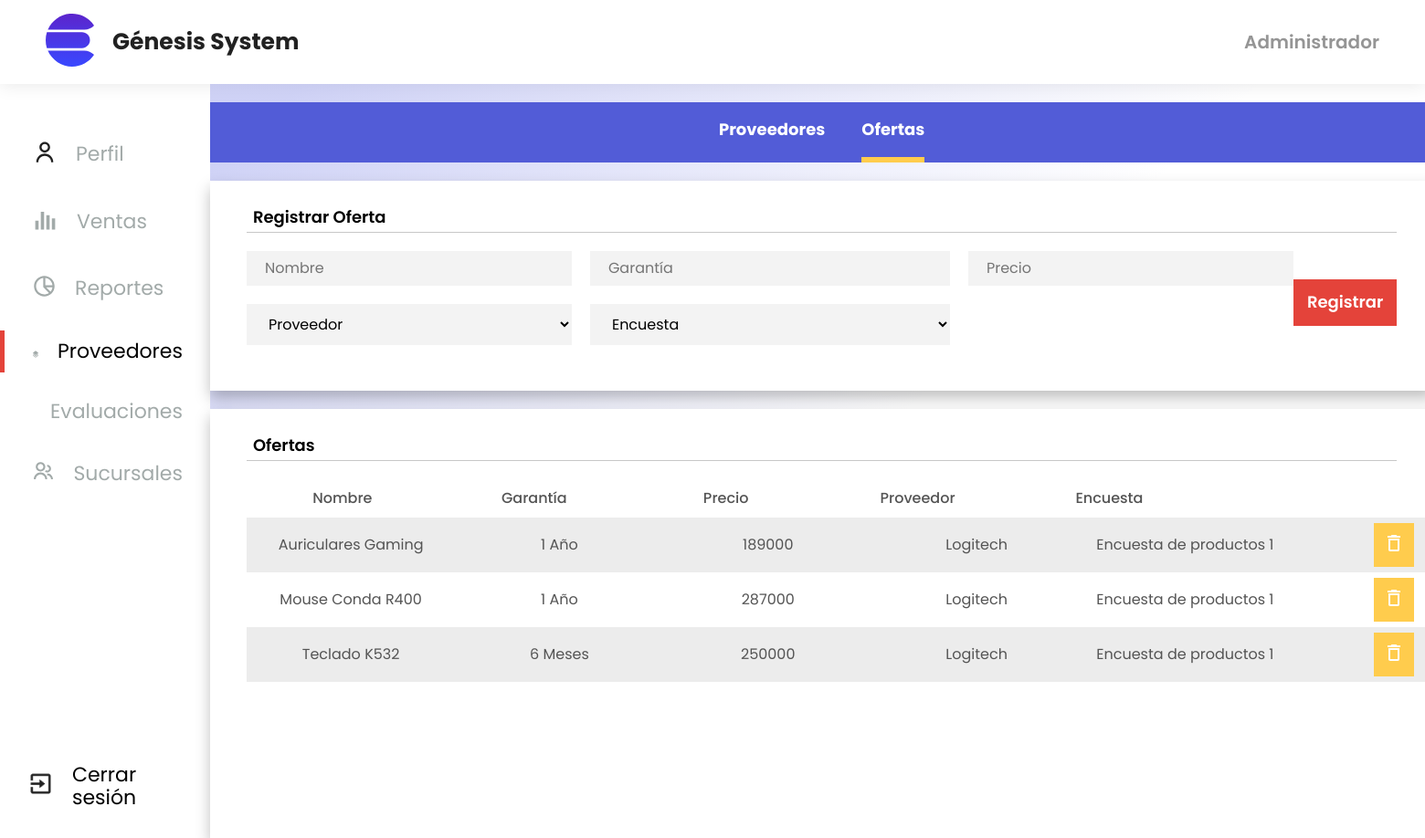
Page /registrarOferta (signed in) on the committed database.
### models.py (models this page shows, shortened)
class Oferta(db.Model):
    id = db.Column(db.Integer, primary_key = True, autoincrement = True)
    nombre = db.Column(db.String(100), nullable = False)
    garantia = db.Column(db.String(100), nullable = True)
    precio = db.Column(db.Integer, nullable = False)
    pro_id = db.Column(db.Integer, db.ForeignKey(Proveedor.id), nullable = False)
    enc_id = db.Column(db.Integer, db.ForeignKey(Encuesta.id), nullable = False)
    proveedor = db.relationship('Proveedor')
    encuesta = db.relationship('Encuesta')

class Proveedor(db.Model):
    id = db.Column(db.String(100), primary_key = True)
    nombre = db.Column(db.String(100), nullable = False)
    telefono = db.Column(db.String(20), nullable = False)

class Encuesta(db.Model):
    id = db.Column(db.Integer, primary_key = True, autoincrement = True)
    nombre = db.Column(db.String(100), nullable = False)
    tip_id = db.Column(db.Integer, db.ForeignKey(Tipo.id), nullable = False)
    tipo = db.relationship('Tipo')

### app.py (the view)
@app.route('/registrarOferta', methods=['GET', 'POST'])
def registrarOferta():
    if 'nombre' in session:
        if request.method == 'POST':
            garantia = None
            if request.form['garantia'] != '':
                garantia = request.form['garantia']
            db.session.add(Oferta(nombre = request.form['nombre'], garantia = garantia, precio = request.form['precio'], pro_id = request.form['idProveedor'], enc_id = request.form['idEncuesta']))
            db.session.commit()
        return render_template('adm-proveedor__ofertas.html', proveedores = Proveedor.query.all(), encuestas = db.session.query(Encuesta, Tipo.nombre).join(Tipo).all(), ofertas = db.session.query(Oferta, Proveedor.nombre, Encuesta.nombre).join(Proveedor, Oferta.proveedor).join(Encuesta, Oferta.encuesta).all())
    return redirect(url_for('login', comprobacion = 'Logged'))

### templates/adm-proveedor__ofertas.html (shortened to what this page needs)
{% extends './baseMenu.html' %}
{% block identMenu %}
    <p class="header-menu__parrafo no-margin">Administrador</p>
{% endblock %}
{% block elementsSide %}
    <a href="{{url_for('admPerfil')}}" class="element-side">
        <div class="icon">
            <img src="../static/Imgs/user.svg" alt="Icono Perfil">
        </div>
        <p class="element-side__text element-side__text--active no-margin">Perfil</p>
    </a>
    <a href="{{url_for('admVentas')}}" class="element-side ">
        <div class="icon">
            <img src="../static/Imgs/bar_chart.svg" alt="Icono Ventas">
        </div>
        <p class="element-side__text no-margin">Ventas</p>
    </a>
    <a href="" class="element-side">
        <div class="icon">
            <img src="../static/Imgs/pie_chart_outline.svg" alt="Icono Reportes">
        </div>
        <p class="element-side__text no-margin">Reportes</p>
    </a>
    <a href="{{url_for('registrarProveedor')}}" class="element-side element-side--active">
        <div class="icon">
            <img src="../static/Imgs/layers_alt.svg" alt="Icono Proveedores">
        </div>
        <p class="element-side__text no-margin">Proveedores</p>
    </a>
    <a href="{{url_for('registrarEvaluaciones')}}" class="element-side">
        <p class="element-side__text no-margin">Evaluaciones</p>
    </a>
    <a href="{{url_for('registrarSucursal')}}" class="element-side no-margin">
        <div class="icon">
            <img src="../static/Imgs/group.svg" alt="Icono Operarios">
        </div>
        <p class="element-side__text no-margin">Sucursales</p>
    </a>
{% endblock %}
{% block mainContainer %}
    <header class="contenedor-administracion header-administracion">
        <nav class="nav-administracion">
            <a href="{{url_for('registrarProveedor')}}" class="nav-administracion__enlace ">Proveedores</a>
            <a href="{{url_for('registrarOferta')}}" class="nav-administracion__enlace nav-administracion__enlace--activo no-margin">Ofertas</a>
        </nav>
    </header>
    <main class="contenedor-administracion contenedor-administracion--sombra">
        <form action="{{url_for('registrarOferta')}}" class="administracion-registrar" method="POST">
            <h2 class="administracion-registrar__titulo">Registrar Oferta</h2>
            <div class="flex-row-container justify-space-between">
                <div class="controles-registrar controles-registrar--ofertas">
                    <input type="text" placeholder="Nombre" class="controles-registrar__control" name="nombre" required>
                    <input type="text" placeholder="Garantía" class="controles-registrar__control" name="garantia">
                    <input type="number" placeholder="Precio" class="controles-registrar__control" name="precio" min="0" required>
                    <select class="controles-registrar__control" name="idProveedor" id="select" required>
                        <option selected disabled>Proveedor</option>
                    </select>
                    <select class="controles-registrar__control" name="idEncuesta" id="select" required>
                        <option selected disabled>Encuesta</option>
                    </select>
                </div>
                <div class="flex-direction-row align-items-center contenedor-button-registro">
                    <button class="button button-registrar button-registrar--operarios">Registrar</button>
                </div>
            </div>
        </form>
    </main class="contenedor-administracion">
    <div class="contenedor-administracion contenedor-administracion--sombra">
        <section class="administracion-registrar administracion-registros administracion-registros--operarios">
            <table class="administracion-tabla administracion-tabla--operarios administracion-tabla--ofertas">
                <caption class="administracion-registrar__titulo">Ofertas</caption>
                <thead>
                    <th>Nombre</th>
                    <th>Garantía</th>
                    <th>Precio</th>
                    <th>Proveedor</th>
                    <th>Encuesta</th>
                    <th></th>
                </thead>
                <tbody>
                    {% for oferta in ofertas %}
                        {% set colorRow = 'administracion-tabla__fila--blanca' %}
                        {% if loop.index % 2 != 0 %}
                            {% set colorRow = 'administracion-tabla__fila' %}
                        {% endif %}
                        <tr class="{{colorRow}}">
                            <td class="text-align-center">{{oferta[0].nombre}}</td>
                            {% set garantia = 'Sin definir' %}
                            {% if oferta[0].garantia %}
                                {% set garantia = oferta[0].garantia %}
                            {% endif %}
                            <td class="text-align-center">{{garantia}}</td>
                            <td class="text-align-center">{{oferta[0].precio}}</td>
                            <td class="text-align-center">{{oferta[1]}}</td>
                            <td class="text-align-center">{{oferta[2]}}</td>
                            <td class="text-align-center">
                                <a href="{{url_for('eliminarOferta', id = oferta[0].id)}}" class="button-eliminar">
                                    <img src="../static/Imgs/delete_outline.png" alt="Icono Eliminar">
                                </a>
                            </td>
                        </tr>
                    {% endfor %}
                </tbody>
            </table>
        </section>
    </div>
{% endblock %}

### templates/baseMenu.html (shortened to what this page needs)
<!DOCTYPE html>
<html lang="es" class="height-100">
	<head>
		<link rel="stylesheet" href="../static/styles/normalize.css">
		<link rel="stylesheet" href="../static/styles/style.css">
	</head>
	<body class="height-100 flex-column-container">
		<header class="header-menu">
			<div class="logo-menu">
				<div class="logo-menu__img">
					<img src="../static/Imgs/Icon simple-elasticsearch.svg" alt="Logo Génesis System">
				</div>
				<h1 class="logo-menu__titulo no-margin">Génesis System</h1>
			</div>
            {% block identMenu %}
            {% endblock %}
		</header>
		<div class="flex-row-container menu-info">
			<aside class="sidebar">
                <div>
                    {% block elementsSide %}
                    {% endblock %}
			    </div>
				<a href="{{url_for('logout')}}" class="flex-row-container container-cerrar-sesion">
					<div class="container-cerrar-sesion__img">
						<img src="../static/Imgs/exit.png" alt="Icono Cerrar sesión">
					</div>
					<p class="container-cerrar-sesion__texto">Cerrar sesión</p>
				</a>
			</aside>
			<main class="main-perfil">
                {% block mainContainer %}
                {% endblock %}
			</main>
		</div>
	</body>
</html>

### static/styles/style.css (style rules this page uses)
:root { --primary-color: #FFF; --color--title: #212121; --color-text: #7D7D7D; --color-logo: #9097EA; --fuente-principal: 'Poppins', sans-serif; --fuente-secundaria: 'Roboto', sans-serif; }
html { font-size: 62.5%; box-sizing: border-box; }
body { font-size: 1.6rem; font-family: var(--fuente-principal); }
a { text-decoration: none; }
img { max-width: 100%; }
.no-margin { margin: 0 !important; }
.text-align-center { text-align: center; }
.control select,.button { cursor: pointer }
.button { border: none; background-color: #E4433A; font-weight: 700; color: var(--primary-color); font-size: 1.8rem; transition: box-shadow .5s ease; }
.height-100 { height: 100% !important; }
.flex-column-container { display: flex; flex-direction: column; }
.header-menu { display: flex; justify-content: space-between; padding: 1.5rem 5rem; align-items: center; box-shadow: 0 2px 18px 0 rgba(0, 0, 0, 0.085); }
.logo-menu { display: flex; align-items: center; }
.logo-menu__img { margin-right: 2rem; }
.logo-menu__titulo { color: var(--color--title); font-size: 2.5rem; }
.header-menu__parrafo { font-weight: 600; color: #959595; font-size: 2rem; }
.flex-row-container { display: flex; }
.menu-info { width: 100%; flex-grow: 1; }
.sidebar { padding-top: 5rem; width: 34rem; display: flex; flex-direction: column; justify-content: space-between; }
.element-side { display: flex; align-items: center; margin-bottom: 2rem; color: #A2AAA9; border-left: 5px solid #FFF; }
.element-side--active { border-left-color: #E4433A; }
.container-cerrar-sesion, .element-side { align-items: center; padding: 1rem 3rem; }
.container-cerrar-sesion__img, .icon { margin-right: 2rem; }
.container-cerrar-sesion, .element-side--active, .element-side { font-size: 2.2rem; }
.container-cerrar-sesion, .element-side--active { color: var(--color-title); }
.main-perfil { flex-grow: 1; background: linear-gradient(137.3deg, rgba(144, 151, 234, 0.43) 4.52%, rgba(144, 151, 234, 0) 51.6%) no-repeat; }
.contenedor-administracion { background-color: var(--primary-color); max-width: 145rem; margin: 0 auto; }
.contenedor-administracion--sombra { box-shadow: 0 8px 15px 0 rgba(0, 0, 0, .25); }
.header-administracion { margin-top: 2rem; }
.nav-administracion { background-color: #525CD7; display: flex; justify-content: center; }
.nav-administracion__enlace { padding: 2rem 0; display: inline-block; height: 2rem; margin-right: 4rem; color: var(--primary-color); font-weight: 700; font-size: 1.8rem; }
.nav-administracion__enlace--activo { border-bottom: 6px solid #FFCC4D; }
.administracion-registrar { padding: 3rem 4rem 4rem 4rem; margin-top: 2rem; }
.administracion-registrar__titulo { font-size: 1.8rem; padding-bottom: .5rem; padding-left: .7rem; border-bottom: 1px solid #C7C7C7; margin-top: 0; margin-bottom: 2rem; font-weight: 600; text-align: start; }
.justify-space-between { justify-content: space-between; }
.controles-registrar { flex-basis: calc(80% - 1rem); display: flex; justify-content: space-between; }
.controles-registrar__control { padding: 1rem 2rem; border: none; background-color: #F3F3F3; flex-basis: 29%; }
.button-registrar { flex-basis: calc(15% - 1rem); font-weight: 600; }
.administracion-registros { height: 48rem; }
.administracion-tabla { width: 100%; table-layout: fixed; border-collapse: collapse; }
.administracion-tabla__fila { background-color: #ECECEC; }
.administracion-tabla__fila--blanca { background-color: #FFF; }
.administracion-tabla th { height: 4rem; font-weight: 500; }
.administracion-tabla tbody { display: block; width: 137rem; height: 39rem; overflow-y: auto; }
.administracion-tabla td { height: 6rem; width: 34.25rem; padding: 0 2rem; }
.administracion-tabla th, .administracion-tabla td { color: #545454; }
.button-eliminar { display: inline-block; padding: 1rem; background-color: #FFCC4D; }
.contenedor-button-registro { flex-basis: calc(15% - 1rem); display: flex; flex-direction: column; justify-content: center; }
.button-registrar--operarios { padding: 1.5rem; }
.administracion-registros--operarios { height: 40rem; }
.administracion-tabla--operarios tbody { height: 31rem; }
.administracion-tabla--operarios td { width: 20.5rem; padding: 0; }
.controles-registrar--ofertas { display: grid; grid-template-columns: repeat(3, 1fr); grid-template-rows: repeat(2); gap: 2rem; margin-bottom: 1rem; }
.administracion-tabla--ofertas td { width: 22.833rem; }

### rows in the picture
Oferta: nombre "Auriculares Gaming", garantia "1 Año", precio "189000", nombre "Logitech", nombre "Encuesta de productos 1"
Oferta: nombre "Mouse Conda R400", garantia "1 Año", precio "287000", nombre "Logitech", nombre "Encuesta de productos 1"
Oferta: nombre "Teclado K532", garantia "6 Meses", precio "250000", nombre "Logitech", nombre "Encuesta de productos 1"
